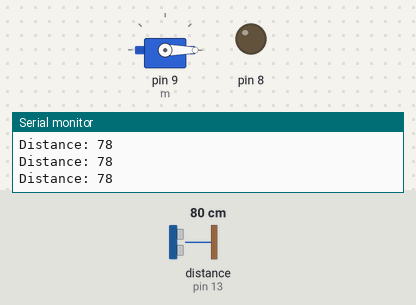
A sketch run on a simulated Arduino Uno, built with avr-gcc and run on an emulated ATmega328P. On the bench: servo, output pins drawn as LEDs (lit = HIGH), the last lines printed to the serial monitor. Wiring (inferred from the names in the program): ultrasonic range finder: trigger pin 12; echo pin 13. The test bench sets the inputs (shaded band); at power-on: distance to the obstacle (sensor on pin 13) 80 cm. The echo pulse lasts 58.3 µs per cm; pins used as bus, display or sensor lines are not drawn.

Above: at 1.2 s.
1.3 s: distance to the obstacle (sensor on pin 13) set to 18 cm
2.8 s: distance to the obstacle (sensor on pin 13) set to 13 cm
At 4.0 s:
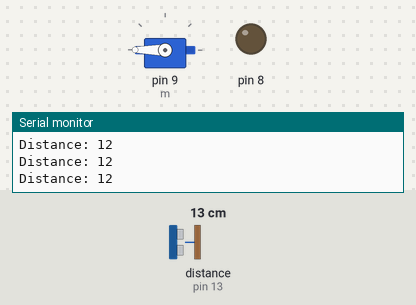
4.3 s: distance to the obstacle (sensor on pin 13) set to 35 cm
At 5.1 s:
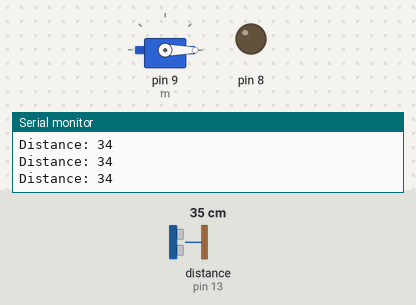
7.3 s: distance to the obstacle (sensor on pin 13) set to 12 cm
At 8.6 s:
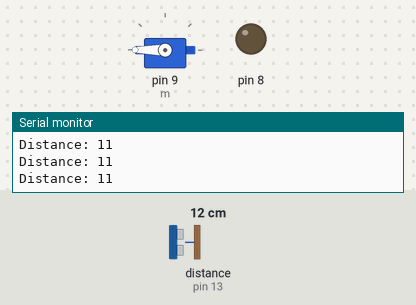
Timing chart, 0 to 9.8 s (numbered marks = the images above; inputs shaded):
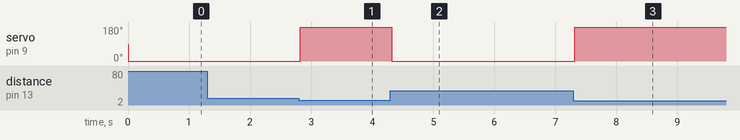

The sketch:

servo_cum_ultrasonic.ino
```cpp
#include<Servo.h>
// assign servo to variable m
Servo m;
// define trigger and echo of ultrasonic sensor
const int trigPin = 12;
const int echoPin = 13;
// defines variables
long duration;
int distance;

void setup() {
  pinMode(trigPin, OUTPUT); // Sets the trigPin as an Output
  pinMode(echoPin, INPUT); // Sets the echoPin as an Input
  Serial.begin(9600); // Starts the serial communication
  pinMode(8, OUTPUT);
  m.attach(9);
}
void loop() {
  // Clears the trigPin
  digitalWrite(trigPin, LOW);
  delayMicroseconds(2);
  // Sets the trigPin on HIGH state for 10 micro seconds
  digitalWrite(trigPin, HIGH);
  delayMicroseconds(10);
  digitalWrite(trigPin, LOW);
  // Reads the echoPin, returns the sound wave travel time in microseconds
  duration = pulseIn(echoPin, HIGH);
  // Calculating the distance
  // Distance in cm
  distance = duration * 0.034 / 2;
  // Prints the distance on the Serial Monitor
  Serial.print("Distance: ");
  Serial.println(distance);
  // if distance calcluated is less than a certain range
  //then the servo will open the gate and as soon as distance goes out of range it closes again
  if(distance<15){
    m.write(180);
  }
  else{
    m.write(-180);
  }
}
```

Measured:
- the behaviour switches between 16 and 15 cm on distance to the obstacle (sensor on pin 13) (found by bisection; images 0 and 1)
- after the input at 2.8 s, servo on pin 9 (m): 0° → 180° at once
- after the input at 4.3 s, servo on pin 9 (m): 180° → 0° at once
- after the input at 7.3 s, servo on pin 9 (m): 0° → 180° at once
